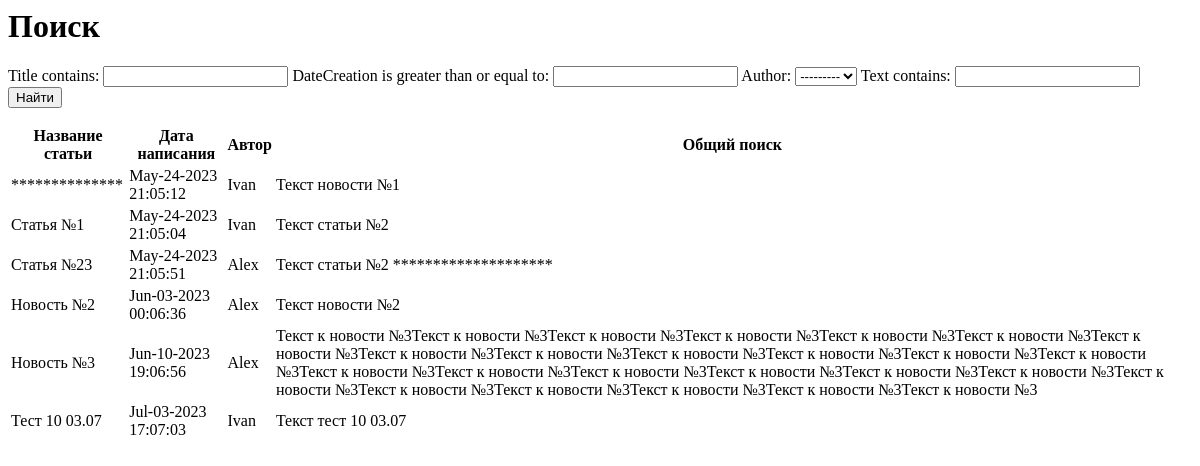
The page /news/search/ on the database as committed earlier.
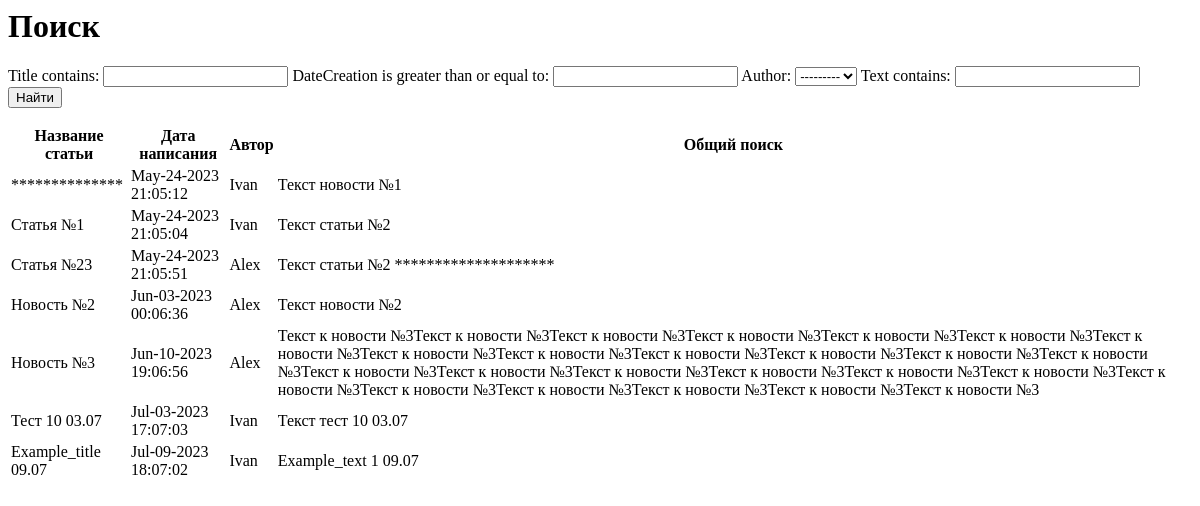
The same page on the database as committed later.
### newapp/models.py (models this page shows, shortened)
class Post(models.Model):
    author = models.ForeignKey(Author, on_delete=models.CASCADE)
    NEWS = 'NW'
    ARTICLE = 'AR'
    CATEGORY_CHOICES = (
        (NEWS, 'Новость'),
        (ARTICLE, 'Статья'),
    )
    categoryType = models.CharField(max_length=2, choices=CATEGORY_CHOICES, default=ARTICLE)
    dateCreation = models.DateTimeField(auto_now_add=True)
    postCategory = models.ManyToManyField(Category, through='PostCategory')
    title = models.CharField(max_length=128)
    text = models.TextField()
    rating = models.SmallIntegerField(default=0)

class Author(models.Model):
    authorUser = models.OneToOneField(User, on_delete=models.CASCADE)
    ratingAuthor = models.SmallIntegerField(default=0)
    def __str__(self):
        return self.authorUser.username

### newapp/views.py (the view)
# urls.py: path('search/', SearchListView.as_view()),
class SearchListView(ListView):
    model = Post
    template_name = 'search.html'
    context_object_name = 'search'
    def get_context_data(self, **kwargs):
        context = super().get_context_data(**kwargs)
        context['filter'] = NewsFilter(self.request.GET, queryset=self.get_queryset())
        return context

### newapp/templatetags/custom_filters.py (called while the page is built)
@register.filter(name='censor')
def censor(value):
    censored_words = ['плохое_слово_1', 'нежелательное_слово2', 'нежелательное_слово3']
    censored_value = value
    for word in censored_words:
        censored_value = censored_value.replace(word, '*' * len(word))
    return censored_value

### templates/search.html (shortened to what this page needs)
{% extends 'flatpages/default.html' %}
{% load custom_filters %}
{% block title %}
<h1>Поиск</h1>
{% endblock title %}
{% block content %}
<form method="GET">
    {{ filter.form }}
    <input type="submit" value="Найти">
</form>
<table>
        <thead>
            <th>
                Название статьи
            </th>
            <th>
                Дата написания
            </th>
            <th>
                Автор
            </th>
            <th>
                Общий поиск
            </th>
        </thead>
        {% for new in filter.qs %}
            <tr>
                <td>
                    {{ new.title|censor }}
                </td>
                <td>
                    {{ new.dateCreation|date:'M-d-Y H:m:s' }}
                </td>
                <td>
                    {{ new.author.authorUser }}
                </td>
                <td>
                    {{ new.text|censor }}
                </td>
            </tr>
        {% endfor %}
</table>
{% endblock content %}

Rows that differ between the two databases and show on the page:
added Post: title|censor "Example_title 09.07", dateCreation "Jul-09-2023 18:07:02", author.authorUser "Ivan", text|censor "Example_text 1 09.07"
